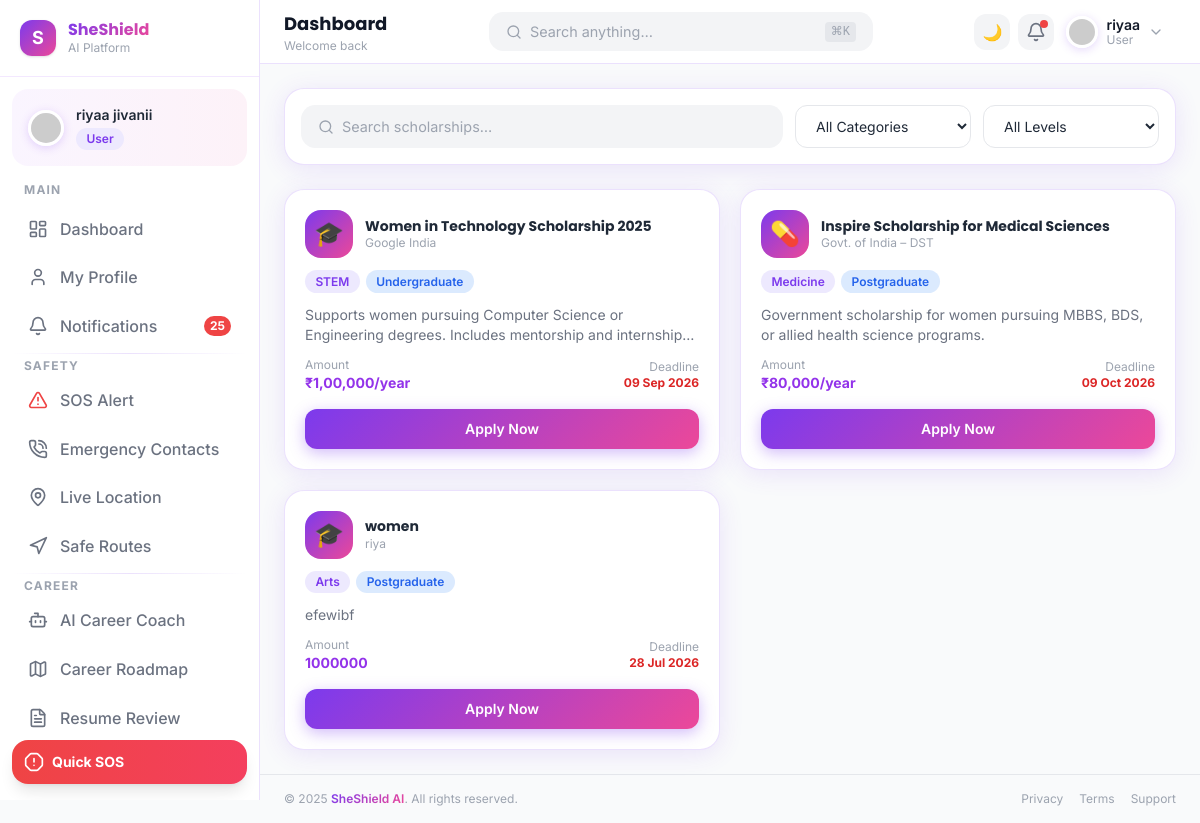
/scholarships/ (signed in), run on the app's committed database.
### core/models.py (models this page shows, shortened)
class User(AbstractUser):
    ROLE_CHOICES = [
        ('user', 'User'),
        ('mentor', 'Mentor'),
        ('admin', 'Admin'),
    ]
    role = models.CharField(max_length=10, choices=ROLE_CHOICES, default='user')
    phone = models.CharField(max_length=15, blank=True)
    date_of_birth = models.DateField(null=True, blank=True)
    city = models.CharField(max_length=100, blank=True)
    bio = models.TextField(blank=True)
    profile_photo = models.ImageField(upload_to='profiles/', null=True, blank=True)
    resume = models.FileField(upload_to='resumes/', null=True, blank=True)
    safety_score = models.IntegerField(default=85)
    is_location_sharing = models.BooleanField(default=True)
    created_at = models.DateTimeField(auto_now_add=True)
    @property
    def dob(self):
        return self.date_of_birth

class Scholarship(models.Model):
    name = models.CharField(max_length=200)
    provider = models.CharField(max_length=200)
    description = models.TextField()
    amount = models.CharField(max_length=100)
    category = models.CharField(max_length=100)
    level = models.CharField(max_length=100)
    deadline = models.DateField()
    icon = models.CharField(max_length=10, default='🎓')
    apply_url = models.URLField(blank=True)
    is_active = models.BooleanField(default=True)

### scholarships/views.py (the view)
# urls.py: path('scholarships/', views.scholarship_list_view, name='scholarships'),
@login_required
def scholarship_list_view(request):
    scholarships = Scholarship.objects.filter(is_active=True)
    return render(request, 'scholarships/scholarship_list.html', {'scholarships': scholarships})

### core/context_processors.py (called while the page is built)
def notifications_processor(request):
    if request.user.is_authenticated:
        recent = request.user.notifications.all().order_by('-created_at')[:5]
        unread = request.user.notifications.filter(is_read=False).count()
        return {
            'recent_notifications': recent,
            'unread_notifications_count': unread,
        }
    return {
        'recent_notifications': [],
        'unread_notifications_count': 0,
    }

### templates/scholarships/scholarship_list.html (shortened to what this page needs)
{% extends 'layouts/dashboard_layout.html' %}
{% load static %}
{% block content %}
<div class="space-y-6">
  <div class="card p-4">
    <div class="flex flex-col sm:flex-row gap-3">
      <div class="search-bar flex-1">
        <i data-lucide="search" class="w-4 h-4 text-gray-400"></i>
        <input id="scholSearch" type="search" placeholder="Search scholarships…"/>
      </div>
      <select class="form-input w-full sm:w-44 text-sm">
        <option>All Categories</option><option>STEM</option><option>Arts</option><option>Medicine</option><option>Law</option>
      </select>
      <select class="form-input w-full sm:w-44 text-sm">
        <option>All Levels</option><option>Undergraduate</option><option>Postgraduate</option><option>PhD</option>
      </select>
    </div>
  </div>
  <div class="grid grid-cols-1 md:grid-cols-2 xl:grid-cols-3 gap-5" id="scholGrid">
    {% for s in scholarships %}
    <div class="card p-5 schol-item" data-aos>
      <div class="flex items-center gap-3 mb-3">
        <div class="w-12 h-12 rounded-2xl {{ s.bg_class|default:'gradient-bg' }} flex items-center justify-center text-2xl flex-shrink-0">{{ s.icon|default:'🎓' }}</div>
        <div>
          <h4 class="font-bold text-sm leading-tight">{{ s.name }}</h4>
          <p class="text-xs text-gray-400">{{ s.provider }}</p>
        </div>
      </div>
      <div class="flex flex-wrap gap-1.5 mb-3">
        <span class="badge badge-purple text-xs">{{ s.category }}</span>
        <span class="badge badge-blue text-xs">{{ s.level }}</span>
      </div>
      <p class="text-sm text-gray-500 dark:text-gray-400 line-clamp-2 mb-3">{{ s.description }}</p>
      <div class="flex items-center justify-between text-sm mb-4">
        <div><p class="text-xs text-gray-400">Amount</p><p class="font-bold text-purple-600">{{ s.amount }}</p></div>
        <div class="text-right"><p class="text-xs text-gray-400">Deadline</p><p class="font-bold text-red-600 text-xs">{{ s.deadline|date:'d M Y' }}</p></div>
      </div>
      <a href="{% url 'scholarship_detail' pk=s.id %}" class="btn-primary block text-center text-sm py-2.5">Apply Now</a>
    </div>
    {% endfor %}
  </div>
</div>
{% endblock %}

### templates/components/sidebar.html (shortened to what this page needs)
{% load static %}
<aside id="sidebar" class="sidebar flex flex-col">
  <div class="flex items-center gap-3 px-5 py-5 border-b border-purple-100 dark:border-purple-900/30">
    <div class="w-9 h-9 rounded-xl gradient-bg flex items-center justify-center shadow flex-shrink-0">
      <span class="text-white font-bold text-lg">S</span>
    </div>
    <div class="sidebar-text">
      <p class="font-display font-bold text-base gradient-text leading-tight">SheShield</p>
      <p class="text-xs text-gray-400">AI Platform</p>
    </div>
  </div>
  <div class="flex items-center gap-3 px-4 py-4 mx-3 mt-3 rounded-2xl bg-gradient-to-r from-purple-50 to-pink-50 dark:from-purple-900/20 dark:to-pink-900/10">
    <img src="{% if request.user.profile_photo %}{{ request.user.profile_photo.url }}{% else %}https://ui-avatars.com/api/?name={{ request.user.first_name|urlencode }}+{{ request.user.last_name|urlencode }}&background=7C3AED&color=fff{% endif %}"
         alt="Avatar" class="avatar w-9 h-9"/>
    <div class="sidebar-text flex-1 min-w-0">
      <p class="font-semibold text-sm truncate">{{ request.user.get_full_name|default:'Guest User' }}</p>
      <span class="badge badge-purple text-xs">{{ request.user.role|default:'User'|capfirst }}</span>
    </div>
  </div>
  <nav class="flex-1 overflow-y-auto px-3 py-4 space-y-1">
    <p class="sidebar-text text-xs font-bold text-gray-400 uppercase tracking-widest px-3 mb-2">Main</p>
    <a href="{% url 'dashboard' %}" class="sidebar-link" id="navDashboard">
      <i data-lucide="layout-dashboard" class="icon"></i>
      <span class="sidebar-text">Dashboard</span>
    </a>
    <a href="{% url 'profile' %}" class="sidebar-link" id="navProfile">
      <i data-lucide="user" class="icon"></i>
      <span class="sidebar-text">My Profile</span>
    </a>
    <a href="{% url 'notifications' %}" class="sidebar-link relative" id="navNotif">
      <i data-lucide="bell" class="icon"></i>
      <span class="sidebar-text">Notifications</span>
      {% if unread_notifications_count > 0 %}
      <span class="ml-auto sidebar-text bg-red-500 text-white text-xs px-1.5 py-0.5 rounded-full font-bold">{{ unread_notifications_count }}</span>
      {% endif %}
    </a>
    <div class="section-divider"></div>
    <p class="sidebar-text text-xs font-bold text-gray-400 uppercase tracking-widest px-3 mb-2">Safety</p>
    <a href="{% url 'sos' %}" class="sidebar-link" id="navSOS">
      <i data-lucide="alert-triangle" class="icon text-red-500"></i>
      <span class="sidebar-text">SOS Alert</span>
    </a>
    <a href="{% url 'emergency_contacts' %}" class="sidebar-link" id="navContacts">
      <i data-lucide="phone-call" class="icon"></i>
      <span class="sidebar-text">Emergency Contacts</span>
    </a>
    <a href="{% url 'live_location' %}" class="sidebar-link" id="navLocation">
      <i data-lucide="map-pin" class="icon"></i>
      <span class="sidebar-text">Live Location</span>
    </a>
    <a href="{% url 'safe_route' %}" class="sidebar-link" id="navRoute">
      <i data-lucide="navigation" class="icon"></i>
      <span class="sidebar-text">Safe Routes</span>
    </a>
    <div class="section-divider"></div>
    <p class="sidebar-text text-xs font-bold text-gray-400 uppercase tracking-widest px-3 mb-2">Career</p>
    <a href="{% url 'career_chat' %}" class="sidebar-link" id="navChat">
      <i data-lucide="bot" class="icon"></i>
      <span class="sidebar-text">AI Career Coach</span>
    </a>
    <a href="{% url 'career_roadmap' %}" class="sidebar-link" id="navRoadmap">
      <i data-lucide="map" class="icon"></i>
      <span class="sidebar-text">Career Roadmap</span>
    </a>
    <a href="{% url 'resume_review' %}" class="sidebar-link" id="navResume">
      <i data-lucide="file-text" class="icon"></i>
      <span class="sidebar-text">Resume Review</span>
    </a>
  </nav>
  <div class="px-3 pb-4 sidebar-text">
    <a href="{% url 'sos' %}"
       class="flex items-center gap-2 p-3 rounded-2xl bg-gradient-to-r from-red-500 to-rose-500 text-white font-bold text-sm shadow-lg hover:opacity-90 transition">
      <i data-lucide="alert-octagon" class="w-5 h-5"></i>
      <span>Quick SOS</span>
    </a>
  </div>
</aside>

### templates/components/navbar.html (shortened to what this page needs)
{% load static %}
<nav class="navbar flex items-center justify-between px-4 lg:px-6 gap-4">
  <div class="flex items-center gap-3">
    <div>
      <h1 class="font-display font-bold text-base lg:text-lg text-gray-900 dark:text-white leading-tight">{% block page_title %}Dashboard{% endblock %}</h1>
      <p class="text-xs text-gray-400 hidden sm:block">{% block page_subtitle %}Welcome back{% endblock %}</p>
    </div>
  </div>
  <div class="hidden md:flex flex-1 max-w-sm mx-auto">
    <div class="search-bar w-full">
      <i data-lucide="search" class="w-4 h-4 text-gray-400"></i>
      <input type="search" id="globalSearch" placeholder="Search anything…" class="text-sm"/>
      <kbd class="hidden lg:inline text-xs text-gray-400 bg-gray-200 dark:bg-white/10 px-1.5 py-0.5 rounded font-mono">⌘K</kbd>
    </div>
  </div>
  <div class="flex items-center gap-2">
    <button data-dark-toggle-btn class="w-9 h-9 rounded-xl bg-gray-100 dark:bg-white/5 flex items-center justify-center hover:bg-purple-50 dark:hover:bg-purple-900/30 transition">
      <span data-dark-icon class="text-base">🌙</span>
    </button>
    <div class="relative">
      <button id="notifBell" class="w-9 h-9 rounded-xl bg-gray-100 dark:bg-white/5 flex items-center justify-center hover:bg-purple-50 dark:hover:bg-purple-900/30 transition relative">
        <i data-lucide="bell" class="w-5 h-5 text-gray-500 dark:text-gray-300"></i>
        {% if unread_notifications_count > 0 %}
        <span class="absolute top-1.5 right-1.5 w-2 h-2 bg-red-500 rounded-full"></span>
        {% endif %}
      </button>
    </div>
    <div class="relative">
      <button data-dropdown="profileMenu" class="flex items-center gap-2 pl-1 pr-3 py-1 rounded-xl hover:bg-gray-100 dark:hover:bg-white/5 transition">
        <img src="{% if request.user.profile_photo %}{{ request.user.profile_photo.url }}{% else %}https://ui-avatars.com/api/?name={{ request.user.first_name|urlencode }}+{{ request.user.last_name|urlencode }}&background=7C3AED&color=fff&size=40{% endif %}"
             alt="avatar" class="avatar w-8 h-8 flex-shrink-0"/>
        <div class="hidden sm:block text-left">
          <p class="text-sm font-semibold text-gray-900 dark:text-white leading-none">{{ request.user.first_name|default:'Guest' }}</p>
          <p class="text-xs text-gray-400 leading-none mt-0.5">{{ request.user.role|default:'User'|capfirst }}</p>
        </div>
        <i data-lucide="chevron-down" class="w-4 h-4 text-gray-400 hidden sm:block"></i>
      </button>
    </div>
  </div>
</nav>

### static/css/custom.css (style rules this page uses)
:root { --primary: #7C3AED; --primary-light: #A78BFA; --secondary: #EC4899; --secondary-light: #F9A8D4; --accent: #6366F1; --bg-light: #FAFAFA; --bg-dark: #0F0A1E; --card-dark: #1A1030; --text-dark: #1F2937; --text-muted: #6B7280; --gradient-primary: linear-gradient(135deg, #7C3AED 0%, #EC4899 100%); --gradient-soft: linear-gradient(135deg, #EDE9FE 0%, #FCE7F3 100%); --gradient-dark: linear-gradient(135deg, #1A1030 0%, #0F0A1E 100%); --shadow-soft: 0 4px 24px rgba(124, 58, 237, 0.12); --shadow-strong: 0 8px 40px rgba(124, 58, 237, 0.25); --border-light: rgba(124, 58, 237, 0.15); }
*, *::before, *::after { box-sizing: border-box; }
html { scroll-behavior: smooth; }
body { font-family: 'Inter', sans-serif; background: var(--bg-light); color: var(--text-dark); transition: background 0.3s ease, color 0.3s ease; }
h1, h2, h3, h4, h5, h6 { font-family: 'Poppins', sans-serif; }
.gradient-text { background: var(--gradient-primary); -webkit-background-clip: text; -webkit-text-fill-color: transparent; background-clip: text; }
.gradient-bg { background: var(--gradient-primary); }
.card { background: #fff; border-radius: 1.25rem; box-shadow: var(--shadow-soft); border: 1px solid var(--border-light); transition: transform 0.2s ease, box-shadow 0.2s ease; }
.btn-primary { background: var(--gradient-primary); color: #fff; border: none; border-radius: 0.75rem; padding: 0.65rem 1.5rem; font-weight: 600; cursor: pointer; transition: opacity 0.2s, transform 0.2s, box-shadow 0.2s; box-shadow: 0 4px 15px rgba(124,58,237,0.35); }
.sidebar { width: 260px; height: 100vh; background: #fff; border-right: 1px solid var(--border-light); transition: transform 0.3s ease, width 0.3s ease; position: fixed; top: 0; left: 0; z-index: 50; overflow-y: auto; }
.sidebar-link { display: flex; align-items: center; gap: 0.75rem; padding: 0.65rem 1rem; border-radius: 0.75rem; color: var(--text-muted); font-weight: 500; transition: all 0.2s; cursor: pointer; text-decoration: none; }
.sidebar-link .icon { width: 20px; height: 20px; flex-shrink: 0; }
.navbar { height: 64px; background: rgba(255,255,255,0.9); backdrop-filter: blur(16px); border-bottom: 1px solid var(--border-light); position: sticky; top: 0; z-index: 40; transition: background 0.3s; }
.form-input { width: 100%; padding: 0.7rem 1rem; border: 1.5px solid #E5E7EB; border-radius: 0.75rem; font-size: 0.95rem; transition: border-color 0.2s, box-shadow 0.2s; background: #fff; color: var(--text-dark); }
.badge { display: inline-flex; align-items: center; padding: 0.2rem 0.65rem; border-radius: 99px; font-size: 0.75rem; font-weight: 600; }
.badge-purple { background: #EDE9FE; color: #7C3AED; }
.badge-blue { background: #DBEAFE; color: #2563EB; }
.animate-fade-in { animation: fadeIn 0.5s ease forwards; }
.avatar { border-radius: 50%; object-fit: cover; border: 3px solid #fff; box-shadow: 0 2px 10px rgba(124,58,237,0.2); }
.section-divider { height: 1px; background: linear-gradient(90deg, transparent, var(--border-light), transparent); margin: 1.5rem 0; }
.search-bar { display: flex; align-items: center; gap: 0.5rem; background: #F3F4F6; border: 1.5px solid transparent; border-radius: 0.9rem; padding: 0.55rem 1rem; transition: all 0.2s; }
.search-bar input { background: transparent; border: none; outline: none; font-size: 0.9rem; flex: 1; color: inherit; }

### data on the page
User: user.get_full_name "riyaa jivanii", user.role "User", user.first_name "riyaa"
Scholarship: icon "🎓", name "Women in Technology Scholarship 2025", provider "Google India", category "STEM", level "Undergraduate", description "Supports women pursuing Computer Science or Engineering degrees. Includes mentorship and…", amount "₹1,00,000/year", deadline "09 Sep 2026"
Scholarship: icon "💊", name "Inspire Scholarship for Medical Sciences", provider "Govt. of India – DST", category "Medicine", level "Postgraduate", description "Government scholarship for women pursuing MBBS, BDS, or allied health science programs.", amount "₹80,000/year", deadline "09 Oct 2026"
Scholarship: icon "🎓", name "women", provider "riya", category "Arts", level "Postgraduate", description "efewibf", amount "1000000", deadline "28 Jul 2026"

### other printed values
{{ unread_notifications_count }} "25"
